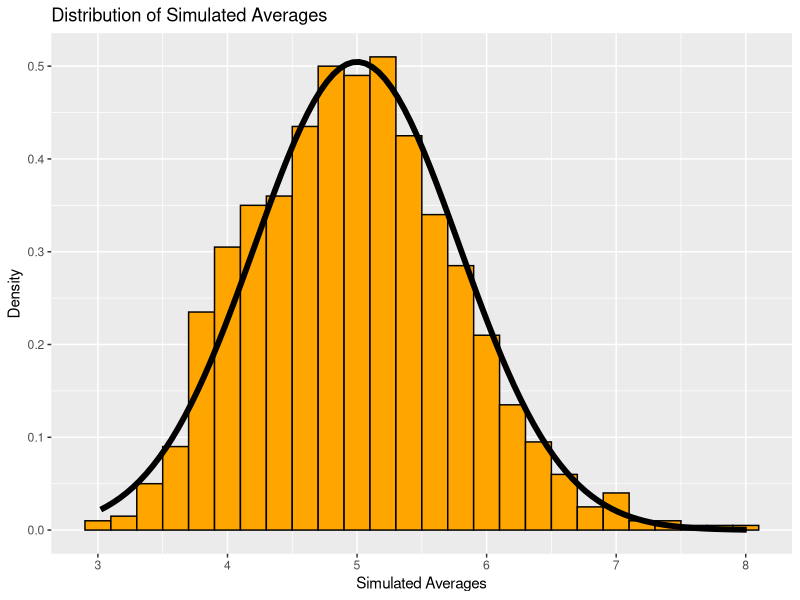

This figure's R source:
## ---- chunk 1
set.seed(15)
lambda <- 0.2
num <- 40
sim <- 1000

means <- NULL
for (i in 1:sim)
     means <- c(means, mean(rexp(num, lambda)))
## ---- chunk 2
(samp_mean <- mean(means))
## ---- chunk 3
(theo_mean <- 1 / lambda)
## ---- chunk 4
(samp_var <- var(means))
## ---- chunk 5
(theo_var <- 1 / (lambda^2 * num))
## ---- chunk 6
library(ggplot2)
ggplot(data.frame(means), aes(x = means)) + 
     geom_histogram(binwidth = lambda, fill = "orange", color = "black", aes(y = ..density..)) +
     stat_function(fun = dnorm, args = list(mean = theo_mean, sd = sqrt(theo_var)), size = 2, color = "black") +
     labs(title = "Distribution of Simulated Averages",
          x = "Simulated Averages",
          y = "Density")
